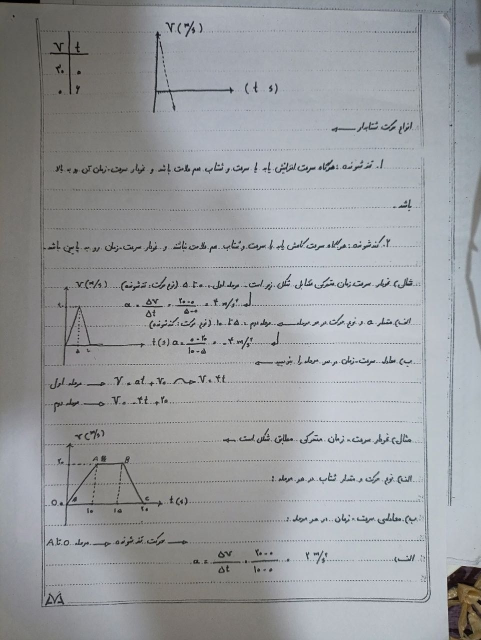
#> input picture test1_normal.jpg, 961 x 1280 px (shown at 1/2 size)
$ python -i auto_config.py   (imports and definitions only)   (older library calls are emulated)
#> lines starting #> are read from the running program, lines starting #| are printed output that depends on the picture
"""
Analyzes an input image and returns the optimal EnhancementConfig.
All decisions are based on measurable image quality metrics.
"""

import cv2
import numpy as np
from config import EnhancementConfig


def analyze_image(gray: np.ndarray) -> dict:
    h, w = gray.shape
#> h = 1280; w = 961
    min_dim = min(h, w)
#> min_dim = 961

    # Noise level via Laplacian variance (< 100 clean, 100-500 moderate, > 500 noisy)
    laplacian_var = float(cv2.Laplacian(gray, cv2.CV_64F).var())
#> laplacian_var = 905.9

    # Lighting uniformity
    blur_k = max(51, (min_dim // 20) | 1)
#> blur_k = 51
    blurred = cv2.GaussianBlur(gray.astype(np.float32), (blur_k, blur_k), 0)
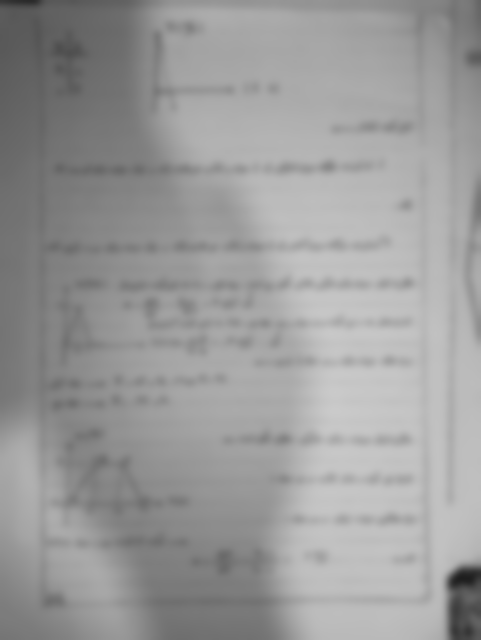
#> blurred: shape (1280, 961) float32 (shown at 1/2 size); min 30.41, max 202.6, mean 155.2
    mean_lum = float(np.mean(blurred))
#> mean_lum = 155.2
    lighting_variation = float(np.std(blurred)) / (mean_lum + 1e-6)
#> lighting_variation = 0.179

    # Contrast (2nd-98th percentile range)
    hist = cv2.calcHist([gray], [0], None, [256], [0, 256]).flatten()
#> hist = 256 values, max 24614 at index 193, min 0 at index 233, mean 4805
    hist /= hist.sum()
#> hist = 256 values, max 0.02 at index 193, min 0 at index 233, mean 0.00391
    cumsum = np.cumsum(hist)
#> cumsum = 256 values from 6.91e-05 to 1
    low  = int(np.searchsorted(cumsum, 0.02))
#> low = 66
    high = int(np.searchsorted(cumsum, 0.98))
#> high = 200
    contrast_range = high - low
#> contrast_range = 134

    # Rotation skew via Hough lines
    edges = cv2.Canny(gray, 50, 150, apertureSize=3)
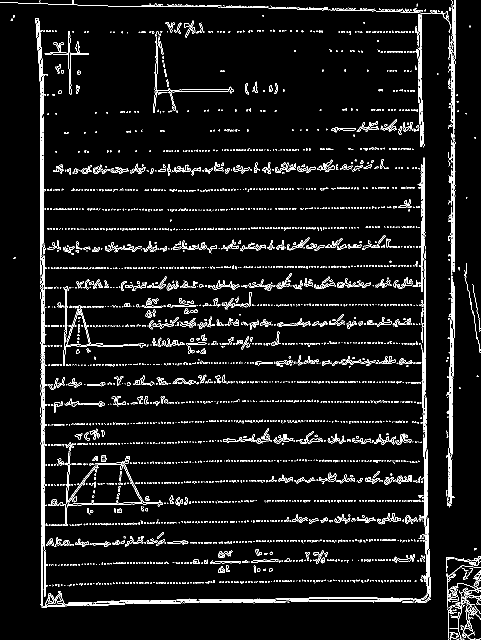
#> edges: shape (1280, 961) (shown at 1/2 size); 5.3% white in thin lines or dots
    lines = cv2.HoughLinesP(
        edges, 1, np.pi / 180,
        threshold=max(40, min_dim // 25),
        minLineLength=min_dim // 8,
        maxLineGap=min_dim // 20,
    )
#> lines = 382 rows, first 6: [87, 564, 87, 148], [902, 911, 902, 16], [84, 1068, 84, 478], [82, 1068, 82, 261], [842, 478, 854, 1202], [850, 675, 859, 1197]

    skew_angle = 0.0
    has_skew = False
    if lines is not None and len(lines) >= 3:
        angles = []
        for line in lines:
            x1, y1, x2, y2 = line[0]
            if abs(x2 - x1) < 3:
                continue
            a = float(np.degrees(np.arctan2(y2 - y1, x2 - x1)))
            if a > 45:
                a -= 90
            elif a < -45:
                a += 90
            if abs(a) <= 45:
                angles.append(a)
#> this loop made 382 passes
#> (x1, y1, x2, y2, a) on passes 5, 6, 9, 10, 12, 15, 17, 18, 21, 22, 26, 28: (842, 478, 854, 1202, -0.95), (850, 675, 859, 1197, -0.988), (446, 1203, 674, 1200, -0.754), (82, 1205, 729, 1194, -0.974), (843, 632, 851, 1107, -0.965), (449, 1201, 578, 1199, -0.888), (425, 1205, 653, 1202, -0.754), (334, 12, 910, 22, 0.995), (310, 1202, 784, 1194, -0.967), (290, 1127, 960, 1116, -0.941), (81, 494, 850, 494, 0), (121, 9, 352, 13, 0.992)
#> (x1, y1, x2, y2) on passes 1, 2, 3, 4, 7, 8: (87, 564, 87, 148), (902, 911, 902, 16), (84, 1068, 84, 478), (82, 1068, 82, 261), (842, 459, 842, 26), (85, 529, 85, 136)
#> after the loop, angles = 340 values, max 39.98 at index 294, min -27.04 at index 277, mean -0.174
        if len(angles) >= 3:
            skew_angle = float(np.median(angles))
#> skew_angle = 0
            has_skew = abs(skew_angle) > 1.0
#> has_skew = False

    return {
        'noise_level': laplacian_var,
        'lighting_variation': lighting_variation,
        'contrast_range': contrast_range,
        'mean_luminance': mean_lum,
        'min_dimension': min_dim,
        'skew_angle': skew_angle,
        'has_skew': has_skew,
    }


# [83 lines left out: function auto_configure, not called in this run]

>>> import cv2
>>> picture = cv2.imread('test1_normal.jpg', cv2.IMREAD_GRAYSCALE)
>>> result = analyze_image(picture)
#> result = {'noise_level': 905.9, 'lighting_variation': 0.179, 'contrast_range': 134, 'mean_luminance': 155.2, 'min_dimension': 961, 'skew_angle': 0, 'has_skew': False}
